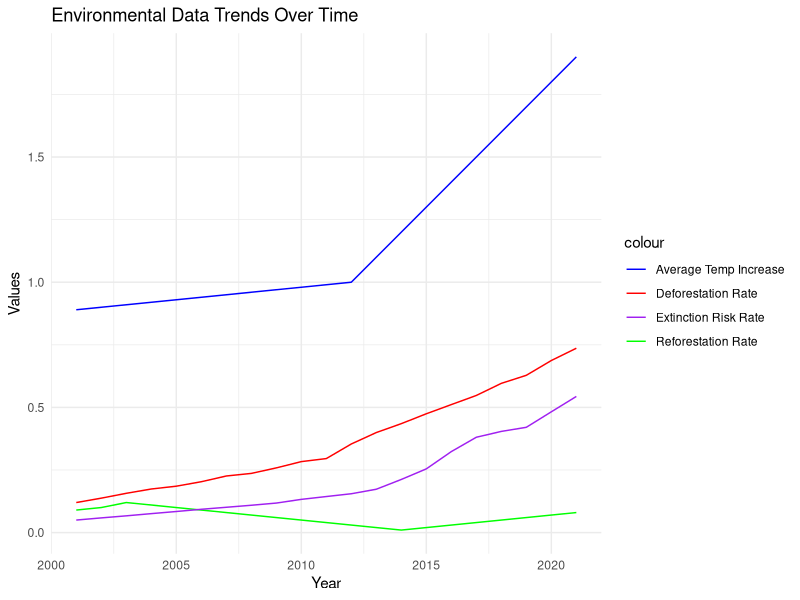

Source code (R): (Note: a time limit stopped this script after it produced the figure.)
library(readxl)
library(ggplot2)
library(dplyr)

# LOADING THE DATASET
dataset <- read_excel("dataset_specific_region.xlsx", sheet = "Mimaropa")


# BASIC SUMMARY STATISTICS
summary(dataset)

# LINEAR MODEL
result <- lm(Extinction_Risk_Rate ~ Average_Temperature_Increase + Deforestation_Rate ,
   data = dataset)

# BASIC SUMMARY STATISTICS
summary(result)

# CREATES A LINE PLOT TO VISUALIZE DATA
linePlot <- ggplot(dataset, aes(x = Year)) +
  geom_line(aes(y = Deforestation_Rate, color = "Deforestation Rate")) +
  geom_line(aes(y = Average_Temperature_Increase, color = "Average Temp Increase")) +
  geom_line(aes(y = Reforestation_Rate, color = "Reforestation Rate")) +
  geom_line(aes(y = Extinction_Risk_Rate, color = "Extinction Risk Rate")) +
  labs(title = "Environmental Data Trends Over Time",
       x = "Year",
       y = "Values") +
  scale_color_manual(values = c("Deforestation Rate" = "red", 
                                "Average Temp Increase" = "blue",
                                "Reforestation Rate" = "green", 
                                "Extinction Risk Rate" = "purple")) +
  theme_minimal()

# DISPLAYS THE PLOT
print(linePlot)

# -----------------------------------------------------------------------------#

# ESTABLISHING THE KNOWLEDGE BASE / FACTS
SpeciesData <- read_excel("dataset_specific_region.xlsx", sheet = "SpeciesData")
ForestData <- read_excel("dataset_specific_region.xlsx", sheet = "ForestData")
OrganizationData <- read_excel("dataset_specific_region.xlsx", sheet = "OrganizationData")
IUCNRedList <- read_excel("dataset_specific_region.xlsx", sheet = "IUCNRedList")
ForestIssues <- read_excel("dataset_specific_region.xlsx", sheet = "ForestIssues")
IssueData <- read_excel("dataset_specific_region.xlsx", sheet = "IssueData")

# ESTABLISHING THE RELATIONSHIPS
SpeciesCategory <- SpeciesData %>%
  left_join(IUCNRedList, by = c("Category" = "Abbreviation")) %>% 
  select(Species, IUCN_Red_List_Category = FullForm) %>% as.data.frame()

ForestIssueData <- ForestIssues %>%
  left_join(IssueData, by = c("Issue" = "Issue")) %>% as.data.frame()

# -----------------------------------------------------------------------------#

# RELATIONSHIPS

categorizedAs <- function(species, category){
  any(SpeciesCategory$Species == species & SpeciesCategory$IUCN_Red_List_Category == category)
}

locatedIn <- function(forest, location){
  any(ForestData$Forest == forest & ForestData$Location == location)
}

canBeFoundIn <- function(species, location){
  any(ForestData$Species == species & ForestData$Location == location)
}

inhabits <- function(forest, species){
  any(ForestData$Forest == forest & ForestData$Species == species)
}

headquarteredIn <- function(organization, location){
  any(OrganizationData$Organization == organization & OrganizationData$Location == location)
}

affects <- function(issue, forest){
  any(ForestIssueData$Issue == issue & ForestIssueData$Forest == forest)
}

adverselyAffects <- function(issue, species){
  data <- ForestIssueData[1:2] %>% left_join(ForestData[2:3], by = c("Forest" = "Forest"), relationship = "many-to-many") %>%
    select(Issue, Species) %>% distinct() %>% as.data.frame()
  
  any(data$Issue == issue & data$Species == species)
}

# -----------------------------------------------------------------------------#

# PREDICTIVE FUNCTIONS

predictImpact <- function(issue = "NA"){
  
  if(issue %in% ForestIssueData$Issue){
    forestImpact <- ForestIssueData[-c(1, 4)] %>% filter(Issue == issue) %>% distinct %>% select(Impact) %>% as.data.frame()
    
    cat("\n\nIt has been predicted that", issue, "will bring forth the impact:\n\n", unique(forestImpact$Impact))
    predictAffectedForestInLocation(issue)
  } else if (issue == "NA") {cat("\nPlease enter an issue!\n")} else {cat("\nIssue not found in the database!\n")}
}

predictAffectedForestInLocation <- function(issue = "NA"){
  if(issue %in% ForestIssueData$Issue){
    affectedForestInLocation <- ForestIssueData %>% filter(Issue == issue) %>% 
      left_join(ForestData[1:2], by = c("Forest" = "Forest")) %>%
      distinct() %>% select(Affected_Forest = Forest, Location, Practice) %>% as.data.frame()
    
    cat("\n\nIt has been predicted that", issue, "will adversely affect the following Forest in location:\n\n")
    print(affectedForestInLocation %>% select(-Practice))
    
    cat("\n\nTo fight", issue, "It is suggested to perform the conservation practice: \n\n", unique(affectedForestInLocation$Practice))
    
  } else if (issue == "NA") {cat("\nPlease enter an issue!\n")} else {cat("\nIssue not found in the database!\n")}
}

predictAllAffectedForestInLocation <- function(location = "NA"){
  if (location %in% unique(ForestData$Location)){
    affectedForests <- ForestData %>% filter(Location == location) %>% select(Forest) %>% distinct() %>%as.data.frame()
    cat("\nIf an environmental issue arises in", location, "it has been predicted that the following forests will be put to risk:\n\n")
    print(affectedForests)
  } else if (location == "NA") {cat("\nPlease enter a location!\n")} else {cat("\nLocation not found in the database!\n")}
}

predictAffectedSpecies <- function(issue = "NA"){
  if(issue %in% ForestIssueData$Issue){
    affectedSpecies <- ForestIssueData %>% filter(Issue == issue) %>% 
      left_join(ForestData, by = c("Forest" = "Forest")) %>%
      select(Species, Location, Forest) %>% distinct() %>% as.data.frame()
    
    cat("\n\nIt has been predicted that", issue, "will adversely affect the following Species:\n\n")
    print(affectedSpecies)
  } else if (issue == "NA") {cat("\nPlease enter an issue!\n")} else {cat("\nIssue not found in the database!\n")}
}

predictAffectedSpeciesPerForestLocation <- function(forest = "NA", location = "NA"){
  if(locatedIn(forest, location)){
    affectedSpecies <- ForestData %>% filter(Forest == forest, Location == location) %>% select(Species) %>% as.data.frame()
    
    cat("\n\nIf an environmental crisis arises in", forest, "in", location,
        ", it has been predicted that the following species below will be at risk:\n\n")
    print(affectedSpecies)
  } else if ((forest == "NA") | (location == "NA")) {cat("\nPlease enter a forest and an issue!\n")} 
  else {cat("\n", forest, "is not located in", location, "!\n")}
}

suggestOrganization <- function(location = "NA"){
  if (!location %in% unique(OrganizationData$Location)){cat("\nThe location", location, "isn't in the database!\n")}
  else if (location == "NA"){cat("\nPlease enter a location!\n")}
  else {print(OrganizationData %>% filter(Location == location) %>% select(-Location) %>% distinct() %>% as.data.frame())}
}

identifyThreatenedSpecies <- function(location = "NA"){
  threatenedSpecies <- ForestData %>% left_join(SpeciesData, by = c("Species" = "Species"), relationship = "many-to-many") %>% 
    filter(Location == location) %>% left_join(IUCNRedList, by = c("Category" = "Abbreviation")) %>% 
    filter(FullForm %in% c("Vulnerable", "Endangered", "Critically Endangered")) %>%
    select(Forest, Species, Category = FullForm) %>% as.data.frame()
  
  if (location == "NA"){cat("\nPlease enter a location!\n")}
  if (nrow(threatenedSpecies) == 0){cat("There is no threatened species in", lcoation)}
  else if (!location %in% unique(ForestData$Location)){cat("\nThe location", location, "isn't in the database!\n")}
  else{
    cat("\nWarning! A threatened species has been identified in", location, "!\n\n Prioritize Utmost Conservation!\n\n")
    print(threatenedSpecies)
    
    cat("\nIt is suggested to Contact the organization below:\n\n")
    suggestOrganization(location)
  }
}

# -----------------------------------------------------------------------------#

while (TRUE){
  cat("\n\nMain Menu\n",
  "1. Predict Impact\n",
  "2. Predict Affected Forest In Location\n",
  "3. Predict All Affected Forest In Location\n",
  "4. Predict Affected Species\n",
  "5. Predict Affected Species Per Forest Location\n",
  "6. Suggest Organization\n",
  "7. Identify Threatened Species\n",
  "8. Exit\n\n")
  
  case <- readline("> ")
  
  cat("\n")
  
  switch (
    case,
    "1" = predictImpact(readline("Input an issue: ")),
    "2" = predictAffectedForestInLocation(readline("Input an issue: ")),
    "3" = predictAllAffectedForestInLocation(readline("Input a location: ")),
    "4" = predictAffectedSpecies(readline("Input an issue: ")),
    "5" = predictAffectedSpeciesPerForestLocation(readline("Input a forest: "), readline("Input a location: ")),
    "6" = suggestOrganization(readline("Input a location: ")),
    "7" = identifyThreatenedSpecies(readline("Input a location: ")),
    "8" = break
  )
}
